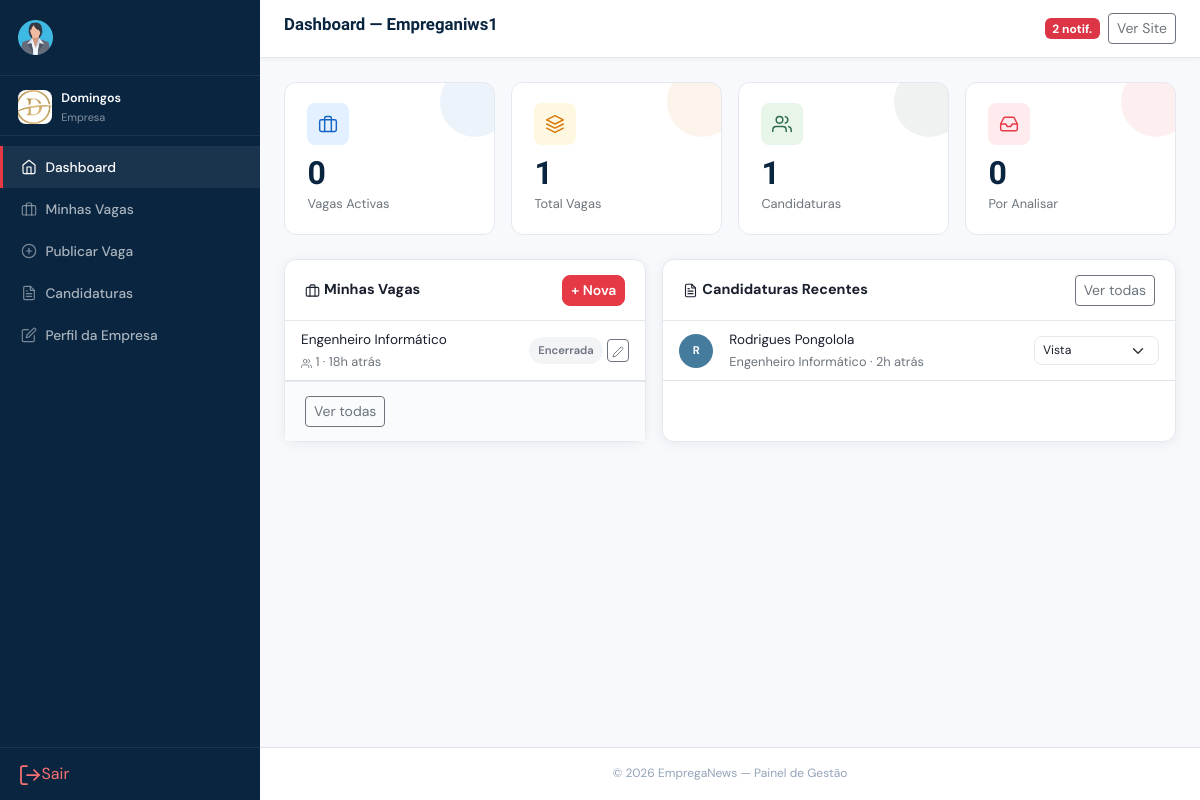
Screenshot of /empresa/index.php (signed in) with the database file from the repository.
### tables this page shows
CREATE TABLE `empresas` (
  `id` int(11) NOT NULL,
  `utilizador_id` int(11) NOT NULL,
  `nome` varchar(200) NOT NULL,
  `slug` varchar(220) NOT NULL,
  `logo` varchar(255) DEFAULT NULL,
  `nif` varchar(30) DEFAULT NULL,
  `website` varchar(200) DEFAULT NULL,
  `telefone` varchar(30) DEFAULT NULL,
  `email_contato` varchar(150) DEFAULT NULL,
  `provincia_id` int(11) DEFAULT NULL,
  `morada` text DEFAULT NULL,
  `setor` varchar(100) DEFAULT NULL,
  `dimensao` enum('startup','pequena','media','grande','multinacional') DEFAULT 'media',
  `ano_fundacao` year(4) DEFAULT NULL,
  `sobre` text DEFAULT NULL,
  `estado` enum('pendente','aprovada','suspensa','rejeitada') DEFAULT 'pendente',
  `verificada` tinyint(1) DEFAULT 0 COMMENT 'Selo verificado pelo admin',
  `total_vagas_publicadas` int(11) DEFAULT 0,
  `criado_em` timestamp NOT NULL DEFAULT current_timestamp(),
  `atualizado_em` timestamp NOT NULL DEFAULT current_timestamp() ON UPDATE current_timestamp()
);

CREATE TABLE `vagas` (
  `id` int(11) NOT NULL,
  `empresa_id` int(11) NOT NULL,
  `titulo` varchar(200) NOT NULL,
  `slug` varchar(220) NOT NULL,
  `categoria_id` int(11) DEFAULT NULL,
  `provincia_id` int(11) DEFAULT NULL,
  `tipo_contrato` enum('efectivo','contrato','part_time','freelance','estagio','voluntario') DEFAULT 'efectivo',
  `modalidade` enum('presencial','remoto','hibrido') DEFAULT 'presencial',
  `nivel_experiencia` enum('sem_experiencia','junior','medio','senior','diretor') DEFAULT 'medio',
  `nivel_escolaridade` enum('basico','medio','bacharelato','licenciatura','mestrado','doutoramento','indiferente') DEFAULT 'licenciatura',
  `descricao` longtext NOT NULL,
  `requisitos` text DEFAULT NULL,
  `beneficios` text DEFAULT NULL,
  `salario_min` decimal(12,2) DEFAULT NULL,
  `salario_max` decimal(12,2) DEFAULT NULL,
  `moeda_salario` varchar(10) DEFAULT 'AOA',
  `salario_negociavel` tinyint(1) DEFAULT 0,
  `salario_visivel` tinyint(1) DEFAULT 1,
  `vagas_disponiveis` int(11) DEFAULT 1,
  `data_publicacao` date DEFAULT curdate(),
  `data_encerramento` date DEFAULT NULL,
  `estado` enum('rascunho','pendente','publicada','encerrada','arquivada') DEFAULT 'pendente',
  `destaque` tinyint(1) DEFAULT 0,
  `total_candidaturas` int(11) DEFAULT 0,
  `total_visualizacoes` int(11) DEFAULT 0,
  `criado_em` timestamp NOT NULL DEFAULT current_timestamp(),
  `atualizado_em` timestamp NOT NULL DEFAULT current_timestamp() ON UPDATE current_timestamp()
);

CREATE TABLE `candidaturas` (
  `id` int(11) NOT NULL,
  `vaga_id` int(11) NOT NULL,
  `candidato_id` int(11) NOT NULL,
  `carta_apresentacao` text DEFAULT NULL,
  `cv_ficheiro` varchar(255) DEFAULT NULL COMMENT 'CV específico para esta candidatura',
  `estado` enum('enviada','vista','em_analise','entrevista','oferta','aceite','rejeitada','retirada') DEFAULT 'enviada',
  `nota_empresa` text DEFAULT NULL COMMENT 'Nota interna da empresa',
  `nota_admin` text DEFAULT NULL,
  `data_candidatura` timestamp NOT NULL DEFAULT current_timestamp(),
  `data_atualizacao` timestamp NOT NULL DEFAULT current_timestamp() ON UPDATE current_timestamp(),
  `notificado` tinyint(1) DEFAULT 0
);

CREATE TABLE `utilizadores` (
  `id` int(11) NOT NULL,
  `nome` varchar(150) NOT NULL,
  `email` varchar(150) NOT NULL,
  `foto` varchar(255) DEFAULT NULL,
  `password` varchar(255) NOT NULL,
  `reset_token` varchar(255) DEFAULT NULL,
  `reset_expira` datetime DEFAULT NULL,
  `tipo` enum('admin','empresa','candidato') NOT NULL,
  `ativo` tinyint(1) DEFAULT 1,
  `email_verificado` tinyint(1) DEFAULT 0,
  `token_verificacao` varchar(100) DEFAULT NULL,
  `token_reset` varchar(100) DEFAULT NULL,
  `ultimo_login` timestamp NULL DEFAULT NULL,
  `criado_em` timestamp NOT NULL DEFAULT current_timestamp()
);

### empresa/index.php (the view, shortened to what the rows shown need)
<?php
require_once '../includes/config.php';
$emp = meEmpresa();
$titulo_pag = 'Dashboard — ' . h($emp['nome']);
$vagas_rec = DB::all("SELECT v.*,COUNT(c.id) as tc FROM vagas v LEFT JOIN candidaturas c ON c.vaga_id=v.id WHERE v.empresa_id=? GROUP BY v.id ORDER BY v.criado_em DESC LIMIT 5",[$emp['id']]);
$cands_rec = DB::all("SELECT c.*,v.titulo as vt,u.nome as cn,ca.titulo_profissional as tp,ca.foto FROM candidaturas c JOIN vagas v ON v.id=c.vaga_id JOIN candidatos ca ON ca.id=c.candidato_id JOIN utilizadores u ON u.id=ca.utilizador_id WHERE v.empresa_id=? ORDER BY c.data_candidatura DESC LIMIT 8",[$emp['id']]);
require_once '../includes/header_painel.php';
?>
<div class="row g-3">
  <div class="col-lg-5">
    <div class="p-card h-100">
      <div class="p-card-body p-0">
        <?php if (empty($vagas_rec)): ?>
        <div class="text-center py-4" style="font-size:.875rem;color:#6c757d;">
          Nenhuma vaga ainda.<br>
          <a href="<?= url('empresa/nova_vaga.php') ?>" style="color:var(--ace);">Publicar a primeira →</a>
        </div>
        <?php else: foreach ($vagas_rec as $v):
          $cls=match($v['estado']){'publicada'=>'b-pub','pendente'=>'b-pend','encerrada'=>'b-enc',default=>'b-enc'};
          $lbl=match($v['estado']){'publicada'=>'Publicada','pendente'=>'Pendente','encerrada'=>'Encerrada','rascunho'=>'Rascunho',default=>ucfirst($v['estado'])};
        ?>
        <div class="px-3 py-2 border-bottom d-flex justify-content-between align-items-center gap-2">
          <div class="min-w-0">
            <div class="fw-600" style="font-size:.85rem;white-space:nowrap;overflow:hidden;text-overflow:ellipsis;"><?= h($v['titulo']) ?></div>
            <div class="text-muted-sm"><i data-feather="users" style="width:11px;height:11px;"></i> <?= $v['tc'] ?> · <?= tempo($v['criado_em']) ?></div>
          </div>
          <div class="d-flex align-items-center gap-1 flex-shrink-0">
            <span class="b-status <?= $cls ?>" style="font-size:.7rem;"><?= $lbl ?></span>
            <a href="<?= url('empresa/nova_vaga.php?id='.$v['id']) ?>" class="btn btn-sm btn-outline-secondary py-0 px-1"><i data-feather="edit-2" style="width:12px;height:12px;"></i></a>
          </div>
        </div>
        <?php endforeach; endif; ?>
      </div>
    </div>
  </div>
  <div class="col-lg-7">
    <div class="p-card h-100">
      <div class="p-card-body p-0">
        <?php if (empty($cands_rec)): ?>
        <div class="text-center py-4" style="font-size:.875rem;color:#6c757d;">Sem candidaturas ainda.</div>
        <?php else: foreach ($cands_rec as $c): [$lbl,$cls]=estadoCandidaturaLabel($c['estado']); ?>
        <div class="d-flex align-items-center gap-3 px-3 py-2 border-bottom">
          <?php if ($c['foto']): ?>
            <img src="<?= url('uploads/fotos/'.h($c['foto'])) ?>" class="avatar-sm">
          <?php else: ?>
            <div class="avatar-sm d-flex align-items-center justify-content-center text-white fw-bold" style="background:var(--sec);font-size:.7rem;"><?= mb_strtoupper(mb_substr($c['cn'],0,1)) ?></div>
          <?php endif; ?>
          <div class="flex-grow-1 min-w-0">
            <div class="fw-600" style="font-size:.84rem;"><?= h($c['cn']) ?></div>
            <div class="text-muted-sm"><?= h($c['vt']) ?> · <?= tempo($c['data_candidatura']) ?></div>
          </div>
          <form method="POST" class="d-flex align-items-center gap-1 flex-shrink-0">
            <select name="est" class="form-select form-select-sm" style="width:125px;font-size:.76rem;" onchange="this.form.submit()">
              <?php foreach(['enviada','vista','em_analise','entrevista','oferta','aceite','rejeitada'] as $e): [$el]=estadoCandidaturaLabel($e); ?>
              <option value="<?= $e ?>" <?= $c['estado']===$e?'selected':'' ?>><?= $el ?></option>
              <?php endforeach; ?>
            </select>
          </form>
        </div>
        <?php endforeach; endif; ?>
      </div>
    </div>
  </div>
</div>
<?php require_once '../includes/footer_painel.php'; ?>

### includes/header_painel.php (shortened to what the rows shown need)
 <?php
$titulo_pag= $titulo_pag ?? 'Painel';
$script     = $_SERVER['SCRIPT_NAME'] ?? '/index.php';
$depth      = substr_count(str_replace('\\','/',dirname($script)), '/');
$base_depth = substr_count(rtrim(str_replace('\\','/',parse_url(BASE_URL,PHP_URL_PATH)),'/'), '/');
$levels     = max(0, $depth - $base_depth);
$rel        = str_repeat('../', $levels);
$tipo_u   = $_SESSION['tipo']  ?? '';
$nome_u   = $_SESSION['nome']  ?? '';
?>
<!DOCTYPE html>
<html lang="pt">
<head>
<link rel="stylesheet" href="https://cdn.jsdelivr.net/npm/bootstrap@5.3.2/dist/css/bootstrap.min.css">
<link rel="stylesheet" href="<?= $rel ?>assets/css/style.css">
</head>
<body>
<aside class="painel-sidebar" id="pSidebar">
  <div style="padding:.75rem 1.1rem .5rem;border-bottom:1px solid rgba(255,255,255,.08);display:flex;align-items:center;gap:.6rem;min-width:0;">
    <?php
        $foto_u = '';
    $user_id_sessao = $_SESSION['user_id'] ?? $_SESSION['id'] ?? 0;
    if ($tipo_u === 'admin' && $user_id_sessao) {
        $ad = DB::row("SELECT foto FROM utilizadores WHERE id=?", [$user_id_sessao]);
        $foto_u = $ad['foto'] ?? '';
    }
    elseif ($tipo_u === 'candidato') {
        $c = meCandidato();
        $foto_u = $c['foto'] ?? '';
    }
    elseif ($tipo_u === 'empresa') {
        $e = meEmpresa();
        $foto_u = $e['logo'] ?? '';
    }
    ?>
          <?php if ($foto_u):
      $pasta = match($tipo_u) { 'empresa' => 'logos', 'admin' => 'perfil', default => 'fotos' };
    ?>
      <img src="<?= url('uploads/'.$pasta.'/'.$foto_u) ?>"
        style="width:34px;height:34px;border-radius:<?= ($tipo_u==='empresa'?'8px':'50%') ?>;object-fit:cover;background:#fff;flex-shrink:0;">
    <?php else: ?>
      <div style="width:34px;height:34px;border-radius:50%;background:var(--sec);display:flex;align-items:center;justify-content:center;color:#fff;font-weight:700;font-size:.8rem;flex-shrink:0;">
        <?= mb_strtoupper(mb_substr($nome_u,0,1)) ?>
      </div>
    <?php endif; ?>
    <div style="min-width:0;">
      <div style="font-size:.78rem;font-weight:600;color:#fff;white-space:nowrap;overflow:hidden;text-overflow:ellipsis;"><?= h($nome_u) ?></div>
      <div style="font-size:.68rem;color:rgba(255,255,255,.5);"><?= ucfirst($tipo_u) ?></div>
    </div>
  </div>
</aside>
<div class="painel-main">
  <header class="painel-topbar">
    <div class="d-flex align-items-center gap-3">
      <h1 class="painel-page-title"><?= h($titulo_pag) ?></h1>
    </div>
  </header>
  <div class="painel-content">

### rows the page displays
empresas: logo (picture)
vagas: titulo "Engenheiro Informático", tc "1", criado_em "18h atrás", estado "Encerrada"
candidaturas: utilizadores.nome "R", utilizadores.nome "Rodrigues Pongolola", vaga.titulo "Engenheiro Informático", data_candidatura "2h atrás", est "Vista"

### other values shown
$nome_u "Domingos"
$tipo_u "Empresa"
$label "Dashboard"
$label "Minhas Vagas"
$label "Publicar Vaga"
$label "Candidaturas"
$label "Perfil da Empresa"
$titulo_pag "Dashboard — Empreganiws1"
$notifs "2"
$stats['pub'] "0"
$stats['total'] "1"
$stats['cands'] "1"
$stats['novas'] "0"
$cfg['site_nome'] "EmpregaNews"
